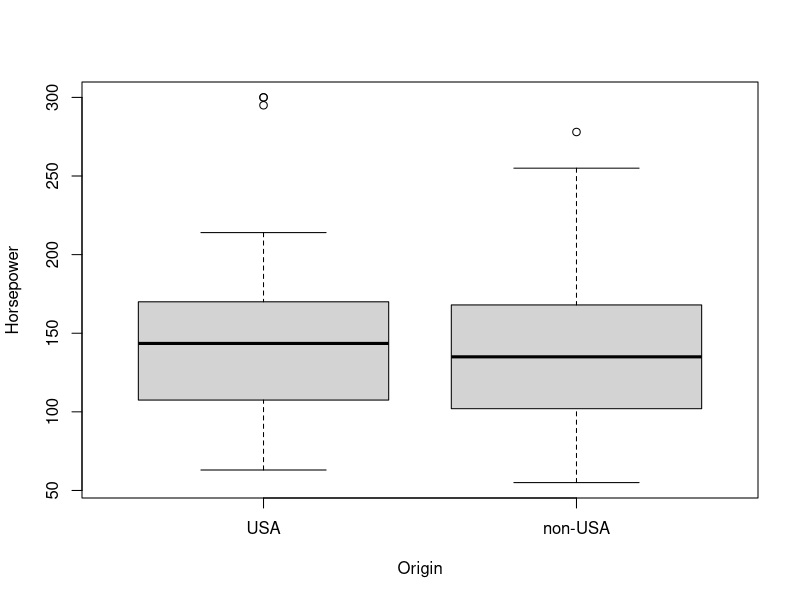
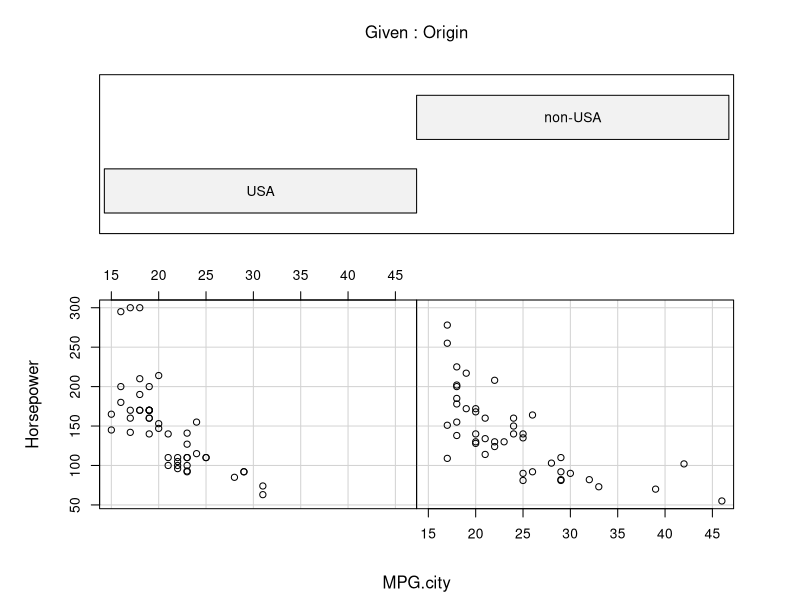

The R script that drew these images, in order:
## ---- chunk 1
library(MASS)
data(Cars93, package="MASS")
boxplot(Horsepower ~ Origin, data=Cars93)

## ---- chunk 2
#install.packages("MASS")
library(MASS)
data(Cars93, package="MASS")
# View(Cars93)

coplot(Horsepower ~ MPG.city | Origin, data=Cars93)

## ---- chunk 3
# install.packages(ggplot2)
library(ggplot2)
View(diamonds)
is.factor(diamonds$cut)
is.integer(diamonds$cut)
str(diamonds)
tapply(diamonds$price, diamonds$cut, mean)

